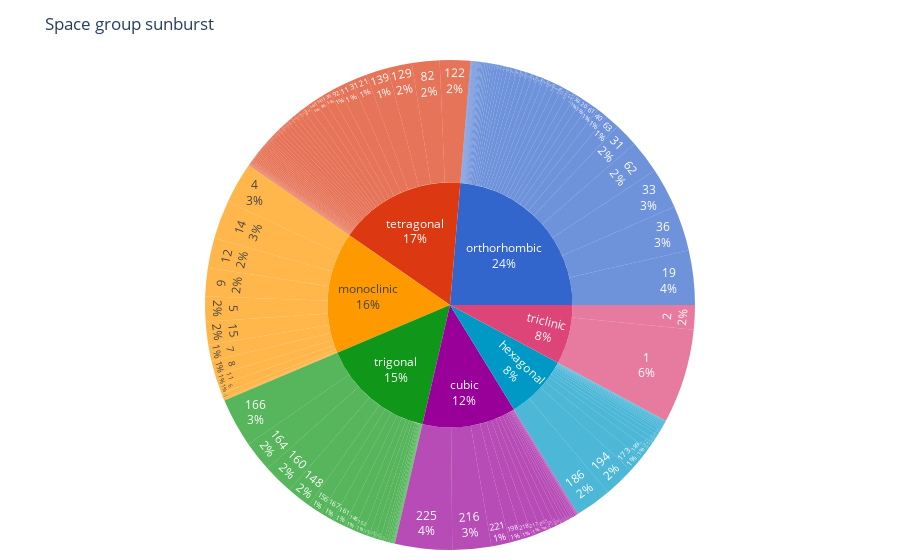

Here is the notebook cell this chart was saved with:
### Code cell
fig = spacegroup_sunburst(df_diel.spg_num, show_counts="percent")
fig.update_layout(title="Space group sunburst")
fig.write_image("dielectric-spacegroup-sunburst.pdf")
fig.show()

### Figure 1 — Plotly figure (JSON) as saved in the notebook; plotly's stock layout.template omitted (floating-point values rounded to 4 significant figures; data arrays with more than 128 entries replaced by an {"elided": "..."} marker saying what was removed)
{"data": [{"branchvalues": "total", "domain": {"x": [0, 1], "y": [0, 1]}, "hovertemplate": "labels=%{label}<br>count=%{value}<br>parent=%{parent}<br>id=%{id}<extra></extra>", "ids": {"elided": "192 str values"}, "labels": {"elided": "192 str values"}, "name": "", "parents": {"elided": "192 str values"}, "textinfo": "label+percent entry", "type": "sunburst", "values": {"elided": "192 int values"}}], "layout": {"legend": {"tracegroupgap": 0}, "margin": {"b": 10, "l": 10, "pad": 10, "r": 10, "t": 60}, "paper_bgcolor": "rgba(0, 0, 0, 0)", "sunburstcolorway": ["#3366CC", "#DC3912", "#FF9900", "#109618", "#990099", "#0099C6", "#DD4477", "#66AA00", "#B82E2E", "#316395"], "title": {"text": "Space group sunburst"}}}
